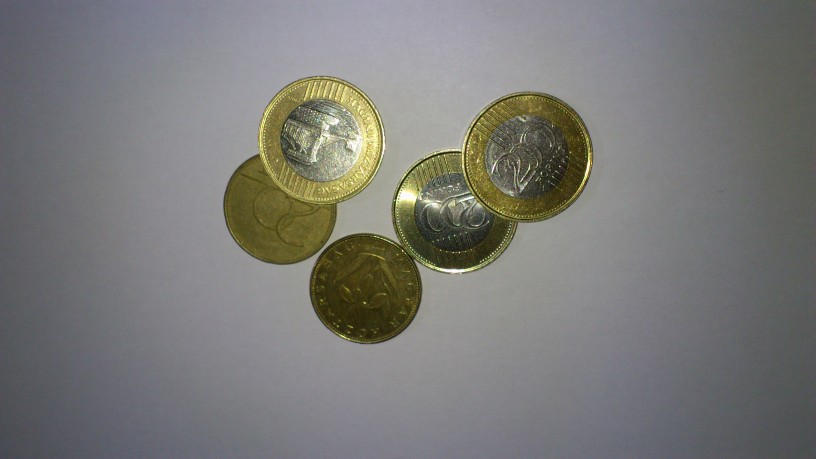
#> input picture Practice/hun_coins_rs.jpg, 816 x 459 px
$ python 11_02_hough_circle.py
#> lines starting #> are read from the running program, lines starting #| are printed output that depends on the picture; after the words box and inside, x2 and y2 are one past the last pixel; in counts of white or black regions, pixels touching at a corner belong together
import sys
import cv2
import numpy as np


def main(argv):
    # [load]
    default_file = "hun_coins_rs.jpg"
    filename = argv[0] if len(argv) > 0 else default_file

    # Loads an image
    im_src = cv2.imread(filename, cv2.IMREAD_COLOR)
#> im_src is the input picture: shape (459, 816, 3); mean B, G, R 119.5, 121.9, 122.4

    # Check if image is loaded fine
    if im_src is None:
        print('Error opening image!')
        print('Usage: hough_circle.py [image_name -- default ' + default_file + '] \n')
        return -1
    # [load]

    # [convert_to_gray]
    # Convert it to gray
    im_gray = cv2.cvtColor(im_src, cv2.COLOR_BGR2GRAY)
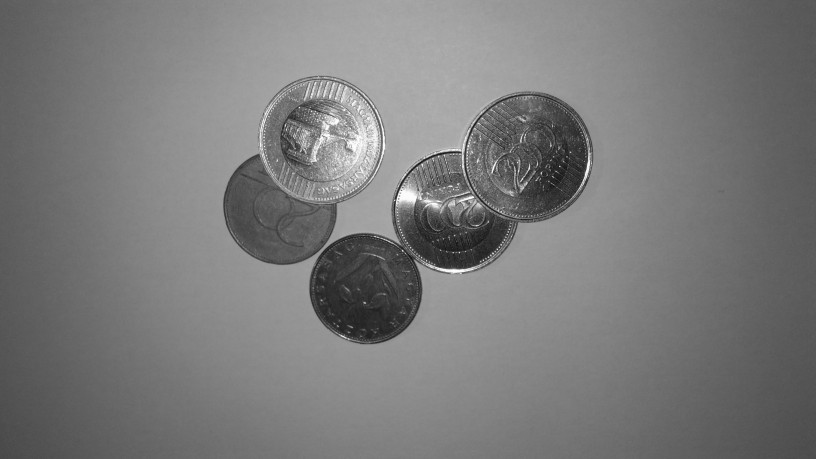
#> im_gray: shape (459, 816); min 15, max 255, mean 121.8
    # [convert_to_gray]

    # [reduce_noise]
    # Reduce the noise to avoid false circle detection
    im_gray = cv2.medianBlur(im_gray, 5)
    # [reduce_noise]

    # [houghcircles]
    num_rows = im_gray.shape[0]
#> num_rows = 459
    circles = cv2.HoughCircles(im_gray, cv2.HOUGH_GRADIENT, 1, num_rows / 16,
                               param1=200, param2=20,
                               minRadius=10, maxRadius=60)
#> circles = [[362.5, 286.5, 53.8], [281.5, 205.5, 58.2], [454.5, 209.5, 59.4], [319.5, 144.5, 58.3], [531.5, 150.5, 59.4]]
    # [houghcircles]

    # [draw]
    if circles is not None:
        circles = np.uint16(np.around(circles))
#> circles = [[362, 286, 54], [282, 206, 58], [454, 210, 59], [320, 144, 58], [532, 150, 59]]
        for i in circles[0, :]:
            center = (i[0], i[1])
            print(center, i[2])
            # circle center
            cv2.circle(im_src, center, 1, (255, 0, 0), 3)
            # circle outline
            radius = i[2]
            cv2.circle(im_src, center, radius, (0, 0, 255), 3)
#> this loop made 5 passes
#| (362, 286) 54
#| (282, 206) 58
#| (454, 210) 59
#| (320, 144) 58
#| (532, 150) 59
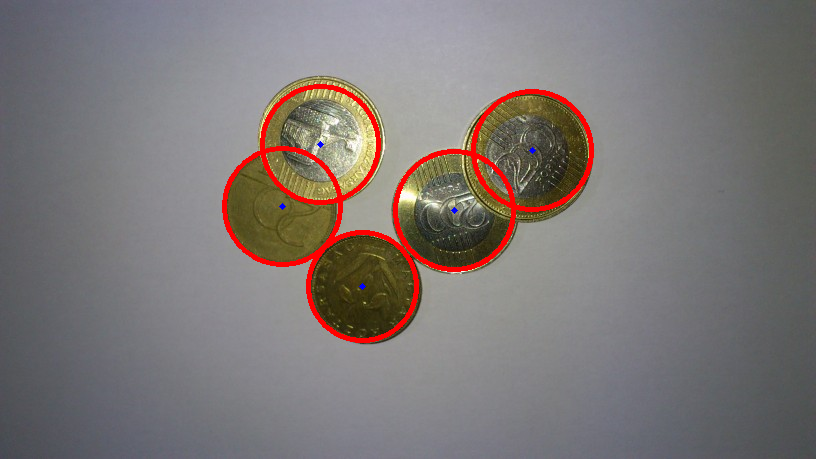
#> im_src: shape (459, 816, 3); 2.37% of pixels changed, all inside (x1, y1, x2, y2) = (222, 84, 594, 343)
    # [draw]

    # [display]
    cv2.imshow("detected circles", im_src)
    cv2.waitKey(0)
    # [display]

    return 0


if __name__ == "__main__":
    main(sys.argv[1:])

$ run again, with Practice/DSC02627_800.jpg copied over Practice/hun_coins_rs.jpg
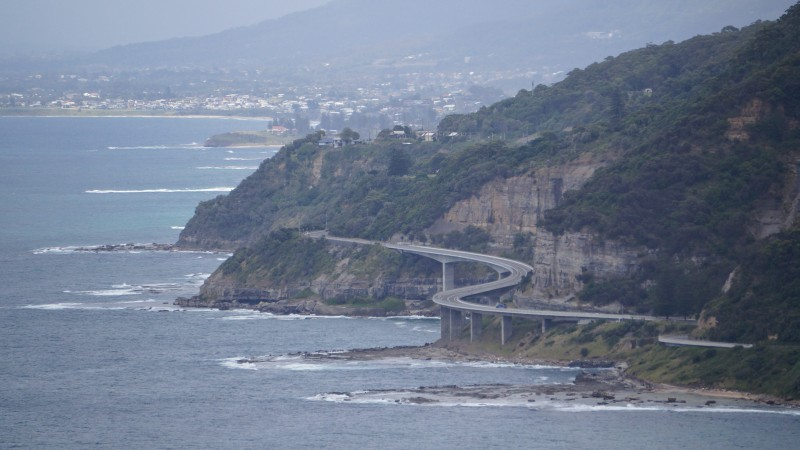
#> input picture Practice/DSC02627_800.jpg, 800 x 450 px
#> in main, im_src is the input picture: shape (450, 800, 3); mean B, G, R 145, 125.1, 113.4
#> in main, `im_gray = cv2.cvtColor(im_src, cv2.COLOR_BGR2GRAY)`:
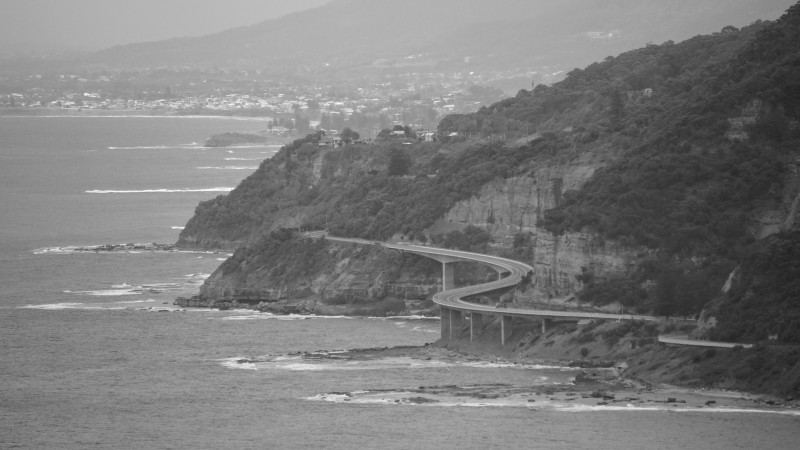
#> im_gray: shape (450, 800); min 29, max 254, mean 123.8
#> circles = None
